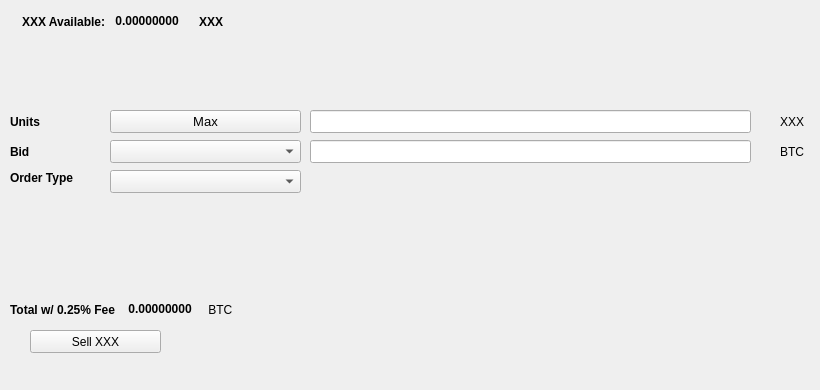
   <widget class="QWidget" name="SellTab">
    <attribute name="title">
     <string>Sell</string>
    </attribute>
    <widget class="QLabel" name="label_16">
     <property name="geometry">
      <rect>
       <x>780</x>
       <y>140</y>
       <width>31</width>
       <height>23</height>
      </rect>
     </property>
     <property name="text">
      <string>BTC</string>
     </property>
    </widget>
    <widget class="QComboBox" name="SellBidcomboBox">
     <property name="geometry">
      <rect>
       <x>110</x>
       <y>140</y>
       <width>191</width>
       <height>23</height>
      </rect>
     </property>
     <property name="font">
      <font>
       <pointsize>10</pointsize>
      </font>
     </property>
    </widget>
    <widget class="QLabel" name="label_18">
     <property name="geometry">
      <rect>
       <x>10</x>
       <y>110</y>
       <width>46</width>
       <height>23</height>
      </rect>
     </property>
     <property name="font">
      <font>
       <weight>75</weight>
       <bold>true</bold>
      </font>
     </property>
     <property name="text">
      <string>Units</string>
     </property>
    </widget>
    <widget class="QPushButton" name="Sell_Max_Amount">
     <property name="geometry">
      <rect>
       <x>110</x>
       <y>110</y>
       <width>191</width>
       <height>23</height>
      </rect>
     </property>
     <property name="font">
      <font>
       <pointsize>10</pointsize>
      </font>
     </property>
     <property name="text">
      <string>Max</string>
     </property>
    </widget>
    <widget class="QLabel" name="label_20">
     <property name="geometry">
      <rect>
       <x>10</x>
       <y>170</y>
       <width>91</width>
       <height>16</height>
      </rect>
     </property>
     <property name="font">
      <font>
       <weight>75</weight>
       <bold>true</bold>
      </font>
     </property>
     <property name="text">
      <string>Order Type</string>
     </property>
    </widget>
    <widget class="QComboBox" name="SellOrdertypeCombo">
     <property name="geometry">
      <rect>
       <x>110</x>
       <y>170</y>
       <width>191</width>
       <height>23</height>
      </rect>
     </property>
     <property name="font">
      <font>
       <pointsize>10</pointsize>
      </font>
     </property>
    </widget>
    <widget class="QLabel" name="label_21">
     <property name="geometry">
      <rect>
       <x>10</x>
       <y>140</y>
       <width>46</width>
       <height>23</height>
      </rect>
     </property>
     <property name="font">
      <font>
       <weight>75</weight>
       <bold>true</bold>
      </font>
     </property>
     <property name="text">
      <string>Bid</string>
     </property>
    </widget>
    <widget class="QLabel" name="label_22">
     <property name="geometry">
      <rect>
       <x>780</x>
       <y>110</y>
       <width>31</width>
       <height>23</height>
      </rect>
     </property>
     <property name="text">
      <string>XXX</string>
     </property>
    </widget>
    <widget class="QLineEdit" name="UnitsInputXXX">
     <property name="geometry">
      <rect>
       <x>310</x>
       <y>110</y>
       <width>441</width>
       <height>23</height>
      </rect>
     </property>
     <property name="font">
      <font>
       <pointsize>9</pointsize>
       <weight>75</weight>
       <bold>true</bold>
      </font>
     </property>
    </widget>
    <widget class="QLineEdit" name="SellBidPriceEdit">
     <property name="geometry">
      <rect>
       <x>310</x>
       <y>140</y>
       <width>441</width>
       <height>23</height>
      </rect>
     </property>
     <property name="font">
      <font>
       <pointsize>9</pointsize>
       <weight>75</weight>
       <bold>true</bold>
      </font>
     </property>
    </widget>
    <widget class="QPushButton" name="SellXXXBTN">
     <property name="geometry">
      <rect>
       <x>30</x>
       <y>330</y>
       <width>131</width>
       <height>23</height>
      </rect>
     </property>
     <property name="text">
      <string>Sell XXX</string>
     </property>
     <property name="icon">
      <iconset resource="../mymn">
       <normaloff>:/icons/bitcoin</normaloff>:/icons/bitcoin</iconset>
     </property>
    </widget>
    <widget class="QWidget" name="layoutWidget3">
     <property name="geometry">
      <rect>
       <x>22</x>
       <y>12</y>
       <width>258</width>
       <height>19</height>
      </rect>
     </property>
     <layout class="QHBoxLayout" name="horizontalLayout">
      <item>
       <widget class="QLabel" name="label232_2">
        <property name="font">
         <font>
          <weight>75</weight>
          <bold>true</bold>
         </font>
        </property>
        <property name="text">
         <string>XXX Available:</string>
        </property>
       </widget>
      </item>
      <item>
       <widget class="QLabel" name="XXXAvailableLabel">
        <property name="palette">
         <palette>
          <active>
           <colorrole role="WindowText">
            <brush brushstyle="SolidPattern">
             <color alpha="255">
              <red>0</red>
              <green>0</green>
              <blue>0</blue>
             </color>
            </brush>
           </colorrole>
           <colorrole role="Button">
            <brush brushstyle="SolidPattern">
             <color alpha="255">
              <red>0</red>
              <green>170</green>
              <blue>0</blue>
             </color>
            </brush>
           </colorrole>
           <colorrole role="Light">
            <brush brushstyle="SolidPattern">
             <color alpha="255">
              <red>0</red>
              <green>255</green>
              <blue>0</blue>
             </color>
            </brush>
           </colorrole>
           <colorrole role="Midlight">
            <brush brushstyle="SolidPattern">
             <color alpha="255">
              <red>0</red>
              <green>212</green>
              <blue>0</blue>
             </color>
            </brush>
           </colorrole>
           <colorrole role="Dark">
            <brush brushstyle="SolidPattern">
             <color alpha="255">
              <red>0</red>
              <green>85</green>
              <blue>0</blue>
             </color>
            </brush>
           </colorrole>
           <colorrole role="Mid">
            <brush brushstyle="SolidPattern">
             <color alpha="255">
              <red>0</red>
              <green>113</green>
              <blue>0</blue>
             </color>
            </brush>
           </colorrole>
           <colorrole role="Text">
            <brush brushstyle="SolidPattern">
             <color alpha="255">
              <red>0</red>
              <green>170</green>
              <blue>0</blue>
             </color>
            </brush>
           </colorrole>
           <colorrole role="BrightText">
            <brush brushstyle="SolidPattern">
             <color alpha="255">
              <red>255</red>
              <green>255</green>
              <blue>255</blue>
             </color>
            </brush>
           </colorrole>
           <colorrole role="ButtonText">
            <brush brushstyle="SolidPattern">
             <color alpha="255">
              <red>0</red>
              <green>0</green>
              <blue>0</blue>
             </color>
            </brush>
           </colorrole>
           <colorrole role="Base">
            <brush brushstyle="SolidPattern">
             <color alpha="255">
              <red>255</red>
              <green>255</green>
              <blue>255</blue>
             </color>
            </brush>
           </colorrole>
           <colorrole role="Window">
            <brush brushstyle="SolidPattern">
             <color alpha="255">
              <red>0</red>
              <green>170</green>
              <blue>0</blue>
             </color>
            </brush>
           </colorrole>
           <colorrole role="Shadow">
            <brush brushstyle="SolidPattern">
             <color alpha="255">
              <red>0</red>
              <green>0</green>
              <blue>0</blue>
             </color>
            </brush>
           </colorrole>
           <colorrole role="AlternateBase">
            <brush brushstyle="SolidPattern">
             <color alpha="255">
              <red>127</red>
              <green>212</green>
              <blue>127</blue>
             </color>
            </brush>
           </colorrole>
           <colorrole role="ToolTipBase">
            <brush brushstyle="SolidPattern">
             <color alpha="255">
              <red>255</red>
              <green>255</green>
              <blue>220</blue>
             </color>
            </brush>
           </colorrole>
           <colorrole role="ToolTipText">
            <brush brushstyle="SolidPattern">
             <color alpha="255">
              <red>0</red>
              <green>0</green>
              <blue>0</blue>
             </color>
            </brush>
           </colorrole>
          </active>
          <inactive>
           <colorrole role="WindowText">
            <brush brushstyle="SolidPattern">
             <color alpha="255">
              <red>0</red>
              <green>0</green>
              <blue>0</blue>
             </color>
            </brush>
           </colorrole>
           <colorrole role="Button">
            <brush brushstyle="SolidPattern">
             <color alpha="255">
              <red>0</red>
              <green>170</green>
              <blue>0</blue>
             </color>
            </brush>
           </colorrole>
           <colorrole role="Light">
            <brush brushstyle="SolidPattern">
             <color alpha="255">
              <red>0</red>
              <green>255</green>
              <blue>0</blue>
             </color>
            </brush>
           </colorrole>
           <colorrole role="Midlight">
            <brush brushstyle="SolidPattern">
             <color alpha="255">
              <red>0</red>
              <green>212</green>
              <blue>0</blue>
             </color>
            </brush>
           </colorrole>
           <colorrole role="Dark">
            <brush brushstyle="SolidPattern">
             <color alpha="255">
              <red>0</red>
              <green>85</green>
              <blue>0</blue>
             </color>
            </brush>
           </colorrole>
           <colorrole role="Mid">
            <brush brushstyle="SolidPattern">
             <color alpha="255">
              <red>0</red>
              <green>113</green>
              <blue>0</blue>
             </color>
            </brush>
           </colorrole>
           <colorrole role="Text">
            <brush brushstyle="SolidPattern">
             <color alpha="255">
              <red>0</red>
              <green>170</green>
              <blue>0</blue>
             </color>
            </brush>
           </colorrole>
           <colorrole role="BrightText">
            <brush brushstyle="SolidPattern">
             <color alpha="255">
              <red>255</red>
              <green>255</green>
              <blue>255</blue>
             </color>
            </brush>
           </colorrole>
           <colorrole role="ButtonText">
            <brush brushstyle="SolidPattern">
             <color alpha="255">
              <red>0</red>
              <green>0</green>
              <blue>0</blue>
             </color>
            </brush>
           </colorrole>
           <colorrole role="Base">
            <brush brushstyle="SolidPattern">
             <color alpha="255">
              <red>255</red>
              <green>255</green>
              <blue>255</blue>
             </color>
            </brush>
           </colorrole>
           <colorrole role="Window">
            <brush brushstyle="SolidPattern">
             <color alpha="255">
              <red>0</red>
              <green>170</green>
              <blue>0</blue>
             </color>
            </brush>
           </colorrole>
           <colorrole role="Shadow">
            <brush brushstyle="SolidPattern">
             <color alpha="255">
              <red>0</red>
              <green>0</green>
              <blue>0</blue>
             </color>
            </brush>
           </colorrole>
           <colorrole role="AlternateBase">
            <brush brushstyle="SolidPattern">
             <color alpha="255">
              <red>127</red>
              <green>212</green>
              <blue>127</blue>
             </color>
            </brush>
           </colorrole>
           <colorrole role="ToolTipBase">
            <brush brushstyle="SolidPattern">
             <color alpha="255">
              <red>255</red>
              <green>255</green>
              <blue>220</blue>
             </color>
            </brush>
           </colorrole>
           <colorrole role="ToolTipText">
            <brush brushstyle="SolidPattern">
             <color alpha="255">
              <red>0</red>
              <green>0</green>
              <blue>0</blue>
             </color>
            </brush>
           </colorrole>
          </inactive>
          <disabled>
           <colorrole role="WindowText">
            <brush brushstyle="SolidPattern">
             <color alpha="255">
              <red>0</red>
              <green>85</green>
              <blue>0</blue>
             </color>
            </brush>
           </colorrole>
           <colorrole role="Button">
            <brush brushstyle="SolidPattern">
             <color alpha="255">
              <red>0</red>
              <green>170</green>
              <blue>0</blue>
             </color>
            </brush>
           </colorrole>
           <colorrole role="Light">
            <brush brushstyle="SolidPattern">
             <color alpha="255">
              <red>0</red>
              <green>255</green>
              <blue>0</blue>
             </color>
            </brush>
           </colorrole>
           <colorrole role="Midlight">
            <brush brushstyle="SolidPattern">
             <color alpha="255">
              <red>0</red>
              <green>212</green>
              <blue>0</blue>
             </color>
            </brush>
           </colorrole>
           <colorrole role="Dark">
            <brush brushstyle="SolidPattern">
             <color alpha="255">
              <red>0</red>
              <green>85</green>
              <blue>0</blue>
             </color>
            </brush>
           </colorrole>
           <colorrole role="Mid">
            <brush brushstyle="SolidPattern">
             <color alpha="255">
              <red>0</red>
              <green>113</green>
              <blue>0</blue>
             </color>
            </brush>
           </colorrole>
           <colorrole role="Text">
            <brush brushstyle="SolidPattern">
             <color alpha="255">
              <red>0</red>
              <green>85</green>
              <blue>0</blue>
             </color>
            </brush>
           </colorrole>
           <colorrole role="BrightText">
            <brush brushstyle="SolidPattern">
             <color alpha="255">
              <red>255</red>
              <green>255</green>
              <blue>255</blue>
             </color>
            </brush>
           </colorrole>
           <colorrole role="ButtonText">
            <brush brushstyle="SolidPattern">
             <color alpha="255">
              <red>0</red>
              <green>85</green>
              <blue>0</blue>
             </color>
            </brush>
           </colorrole>
           <colorrole role="Base">
            <brush brushstyle="SolidPattern">
             <color alpha="255">
              <red>0</red>
              <green>170</green>
              <blue>0</blue>
             </color>
            </brush>
           </colorrole>
           <colorrole role="Window">
            <brush brushstyle="SolidPattern">
             <color alpha="255">
              <red>0</red>
              <green>170</green>
              <blue>0</blue>
             </color>
            </brush>
           </colorrole>
           <colorrole role="Shadow">
            <brush brushstyle="SolidPattern">
             <color alpha="255">
              <red>0</red>
              <green>0</green>
              <blue>0</blue>
             </color>
            </brush>
           </colorrole>
           <colorrole role="AlternateBase">
            <brush brushstyle="SolidPattern">
             <color alpha="255">
              <red>0</red>
              <green>170</green>
              <blue>0</blue>
             </color>
            </brush>
           </colorrole>
           <colorrole role="ToolTipBase">
            <brush brushstyle="SolidPattern">
             <color alpha="255">
              <red>255</red>
              <green>255</green>
              <blue>220</blue>
             </color>
            </brush>
           </colorrole>
           <colorrole role="ToolTipText">
            <brush brushstyle="SolidPattern">
             <color alpha="255">
              <red>0</red>
              <green>0</green>
              <blue>0</blue>
             </color>
            </brush>
           </colorrole>
          </disabled>
         </palette>
        </property>
        <property name="font">
         <font>
          <weight>75</weight>
          <bold>true</bold>
         </font>
        </property>
        <property name="text">
         <string> 0.00000000 </string>
        </property>
        <property name="textInteractionFlags">
         <set>Qt::LinksAccessibleByMouse|Qt::TextSelectableByKeyboard|Qt::TextSelectableByMouse</set>
        </property>
       </widget>
      </item>
      <item>
       <widget class="QLabel" name="labelXXX">
        <property name="font">
         <font>
          <weight>75</weight>
          <bold>true</bold>
         </font>
        </property>
        <property name="text">
         <string>XXX</string>
        </property>
       </widget>
      </item>
     </layout>
    </widget>
    <widget class="QWidget" name="layoutWidget">
     <property name="geometry">
      <rect>
       <x>10</x>
       <y>300</y>
       <width>268</width>
       <height>19</height>
      </rect>
     </property>
     <layout class="QHBoxLayout" name="horizontalLayout_2">
      <item>
       <widget class="QLabel" name="label_19">
        <property name="font">
         <font>
          <weight>75</weight>
          <bold>true</bold>
         </font>
        </property>
        <property name="text">
         <string>Total w/ 0.25% Fee </string>
        </property>
       </widget>
      </item>
      <item>
       <widget class="QLabel" name="SellCostLabel">
        <property name="palette">
         <palette>
          <active>
           <colorrole role="WindowText">
            <brush brushstyle="SolidPattern">
             <color alpha="255">
              <red>0</red>
              <green>0</green>
              <blue>0</blue>
             </color>
            </brush>
           </colorrole>
           <colorrole role="Button">
            <brush brushstyle="SolidPattern">
             <color alpha="255">
              <red>0</red>
              <green>170</green>
              <blue>0</blue>
             </color>
            </brush>
           </colorrole>
           <colorrole role="Light">
            <brush brushstyle="SolidPattern">
             <color alpha="255">
              <red>0</red>
              <green>255</green>
              <blue>0</blue>
             </color>
            </brush>
           </colorrole>
           <colorrole role="Midlight">
            <brush brushstyle="SolidPattern">
             <color alpha="255">
              <red>0</red>
              <green>212</green>
              <blue>0</blue>
             </color>
            </brush>
           </colorrole>
           <colorrole role="Dark">
            <brush brushstyle="SolidPattern">
             <color alpha="255">
              <red>0</red>
              <green>85</green>
              <blue>0</blue>
             </color>
            </brush>
           </colorrole>
           <colorrole role="Mid">
            <brush brushstyle="SolidPattern">
             <color alpha="255">
              <red>0</red>
              <green>113</green>
              <blue>0</blue>
             </color>
            </brush>
           </colorrole>
           <colorrole role="Text">
            <brush brushstyle="SolidPattern">
             <color alpha="255">
              <red>0</red>
              <green>170</green>
              <blue>0</blue>
             </color>
            </brush>
           </colorrole>
           <colorrole role="BrightText">
            <brush brushstyle="SolidPattern">
             <color alpha="255">
              <red>255</red>
              <green>255</green>
              <blue>255</blue>
             </color>
            </brush>
           </colorrole>
           <colorrole role="ButtonText">
            <brush brushstyle="SolidPattern">
             <color alpha="255">
              <red>0</red>
              <green>0</green>
              <blue>0</blue>
             </color>
            </brush>
           </colorrole>
           <colorrole role="Base">
            <brush brushstyle="SolidPattern">
             <color alpha="255">
              <red>255</red>
              <green>255</green>
              <blue>255</blue>
             </color>
            </brush>
           </colorrole>
           <colorrole role="Window">
            <brush brushstyle="SolidPattern">
             <color alpha="255">
              <red>0</red>
              <green>170</green>
              <blue>0</blue>
             </color>
            </brush>
           </colorrole>
           <colorrole role="Shadow">
            <brush brushstyle="SolidPattern">
             <color alpha="255">
              <red>0</red>
              <green>0</green>
              <blue>0</blue>
             </color>
            </brush>
           </colorrole>
           <colorrole role="AlternateBase">
            <brush brushstyle="SolidPattern">
             <color alpha="255">
              <red>127</red>
              <green>212</green>
              <blue>127</blue>
             </color>
            </brush>
           </colorrole>
           <colorrole role="ToolTipBase">
            <brush brushstyle="SolidPattern">
             <color alpha="255">
              <red>255</red>
              <green>255</green>
              <blue>220</blue>
             </color>
            </brush>
           </colorrole>
           <colorrole role="ToolTipText">
            <brush brushstyle="SolidPattern">
             <color alpha="255">
              <red>0</red>
              <green>0</green>
              <blue>0</blue>
             </color>
            </brush>
           </colorrole>
          </active>
          <inactive>
           <colorrole role="WindowText">
            <brush brushstyle="SolidPattern">
             <color alpha="255">
              <red>0</red>
              <green>0</green>
              <blue>0</blue>
             </color>
            </brush>
           </colorrole>
           <colorrole role="Button">
            <brush brushstyle="SolidPattern">
             <color alpha="255">
              <red>0</red>
              <green>170</green>
              <blue>0</blue>
             </color>
            </brush>
           </colorrole>
           <colorrole role="Light">
            <brush brushstyle="SolidPattern">
             <color alpha="255">
              <red>0</red>
              <green>255</green>
              <blue>0</blue>
             </color>
            </brush>
           </colorrole>
           <colorrole role="Midlight">
            <brush brushstyle="SolidPattern">
             <color alpha="255">
              <red>0</red>
              <green>212</green>
              <blue>0</blue>
             </color>
            </brush>
           </colorrole>
           <colorrole role="Dark">
            <brush brushstyle="SolidPattern">
             <color alpha="255">
              <red>0</red>
              <green>85</green>
              <blue>0</blue>
             </color>
            </brush>
           </colorrole>
           <colorrole role="Mid">
            <brush brushstyle="SolidPattern">
             <color alpha="255">
              <red>0</red>
              <green>113</green>
              <blue>0</blue>
             </color>
            </brush>
           </colorrole>
           <colorrole role="Text">
            <brush brushstyle="SolidPattern">
             <color alpha="255">
              <red>0</red>
              <green>170</green>
              <blue>0</blue>
             </color>
            </brush>
           </colorrole>
           <colorrole role="BrightText">
            <brush brushstyle="SolidPattern">
             <color alpha="255">
              <red>255</red>
              <green>255</green>
              <blue>255</blue>
             </color>
            </brush>
           </colorrole>
           <colorrole role="ButtonText">
            <brush brushstyle="SolidPattern">
             <color alpha="255">
              <red>0</red>
              <green>0</green>
              <blue>0</blue>
             </color>
            </brush>
           </colorrole>
           <colorrole role="Base">
            <brush brushstyle="SolidPattern">
             <color alpha="255">
              <red>255</red>
              <green>255</green>
              <blue>255</blue>
             </color>
            </brush>
           </colorrole>
           <colorrole role="Window">
            <brush brushstyle="SolidPattern">
             <color alpha="255">
              <red>0</red>
              <green>170</green>
              <blue>0</blue>
             </color>
            </brush>
           </colorrole>
           <colorrole role="Shadow">
            <brush brushstyle="SolidPattern">
             <color alpha="255">
              <red>0</red>
              <green>0</green>
              <blue>0</blue>
             </color>
            </brush>
           </colorrole>
           <colorrole role="AlternateBase">
            <brush brushstyle="SolidPattern">
             <color alpha="255">
              <red>127</red>
              <green>212</green>
              <blue>127</blue>
             </color>
            </brush>
           </colorrole>
           <colorrole role="ToolTipBase">
            <brush brushstyle="SolidPattern">
             <color alpha="255">
              <red>255</red>
              <green>255</green>
              <blue>220</blue>
             </color>
            </brush>
           </colorrole>
           <colorrole role="ToolTipText">
            <brush brushstyle="SolidPattern">
             <color alpha="255">
              <red>0</red>
              <green>0</green>
              <blue>0</blue>
             </color>
            </brush>
           </colorrole>
          </inactive>
          <disabled>
           <colorrole role="WindowText">
            <brush brushstyle="SolidPattern">
             <color alpha="255">
              <red>0</red>
              <green>85</green>
              <blue>0</blue>
             </color>
            </brush>
           </colorrole>
           <colorrole role="Button">
            <brush brushstyle="SolidPattern">
             <color alpha="255">
              <red>0</red>
              <green>170</green>
              <blue>0</blue>
             </color>
            </brush>
           </colorrole>
           <colorrole role="Light">
            <brush brushstyle="SolidPattern">
             <color alpha="255">
              <red>0</red>
              <green>255</green>
              <blue>0</blue>
             </color>
            </brush>
           </colorrole>
           <colorrole role="Midlight">
            <brush brushstyle="SolidPattern">
             <color alpha="255">
              <red>0</red>
              <green>212</green>
              <blue>0</blue>
             </color>
            </brush>
           </colorrole>
           <colorrole role="Dark">
            <brush brushstyle="SolidPattern">
             <color alpha="255">
              <red>0</red>
              <green>85</green>
              <blue>0</blue>
             </color>
            </brush>
           </colorrole>
           <colorrole role="Mid">
            <brush brushstyle="SolidPattern">
             <color alpha="255">
              <red>0</red>
              <green>113</green>
              <blue>0</blue>
             </color>
            </brush>
           </colorrole>
           <colorrole role="Text">
            <brush brushstyle="SolidPattern">
             <color alpha="255">
              <red>0</red>
              <green>85</green>
              <blue>0</blue>
             </color>
            </brush>
           </colorrole>
           <colorrole role="BrightText">
            <brush brushstyle="SolidPattern">
             <color alpha="255">
              <red>255</red>
              <green>255</green>
              <blue>255</blue>
             </color>
            </brush>
           </colorrole>
           <colorrole role="ButtonText">
            <brush brushstyle="SolidPattern">
             <color alpha="255">
              <red>0</red>
              <green>85</green>
              <blue>0</blue>
             </color>
            </brush>
           </colorrole>
           <colorrole role="Base">
            <brush brushstyle="SolidPattern">
             <color alpha="255">
              <red>0</red>
              <green>170</green>
              <blue>0</blue>
             </color>
            </brush>
           </colorrole>
           <colorrole role="Window">
            <brush brushstyle="SolidPattern">
             <color alpha="255">
              <red>0</red>
              <green>170</green>
              <blue>0</blue>
             </color>
            </brush>
           </colorrole>
           <colorrole role="Shadow">
            <brush brushstyle="SolidPattern">
             <color alpha="255">
              <red>0</red>
              <green>0</green>
              <blue>0</blue>
             </color>
            </brush>
           </colorrole>
           <colorrole role="AlternateBase">
            <brush brushstyle="SolidPattern">
             <color alpha="255">
              <red>0</red>
              <green>170</green>
              <blue>0</blue>
             </color>
            </brush>
           </colorrole>
           <colorrole role="ToolTipBase">
            <brush brushstyle="SolidPattern">
             <color alpha="255">
              <red>255</red>
              <green>255</green>
              <blue>220</blue>
             </color>
            </brush>
           </colorrole>
           <colorrole role="ToolTipText">
            <brush brushstyle="SolidPattern">
             <color alpha="255">
              <red>0</red>
              <green>0</green>
              <blue>0</blue>
             </color>
            </brush>
           </colorrole>
          </disabled>
         </palette>
        </property>
        <property name="font">
         <font>
          <weight>75</weight>
          <bold>true</bold>
         </font>
        </property>
        <property name="autoFillBackground">
         <bool>false</bool>
        </property>
        <property name="text">
         <string> 0.00000000</string>
        </property>
        <property name="textInteractionFlags">
         <set>Qt::LinksAccessibleByMouse|Qt::TextSelectableByMouse</set>
        </property>
       </widget>
      </item>
      <item>
       <widget class="QLabel" name="label_17">
        <property name="font">
         <font>
          <weight>50</weight>
          <bold>false</bold>
         </font>
        </property>
        <property name="text">
         <string> BTC</string>
        </property>
       </widget>
      </item>
     </layout>
    </widget>
    <widget class="QLabel" name="label_23">
     <property name="geometry">
      <rect>
       <x>460</x>
       <y>300</y>
       <width>281</width>
       <height>81</height>
      </rect>
     </property>
     <property name="text">
      <string/>
     </property>
     <property name="pixmap">
      <pixmap>:/images/bittrex</pixmap>
     </property>
    </widget>
   </widget>
